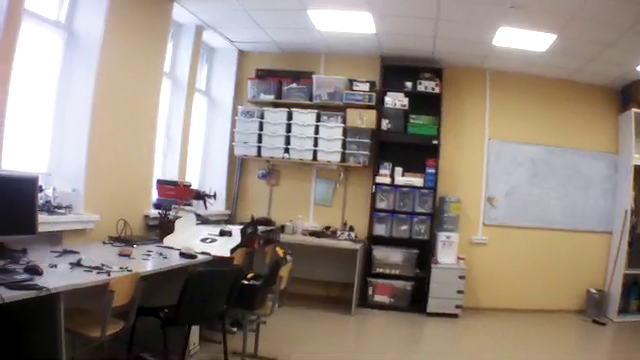
#> input picture tests/test_imgs/drone_dataset/test0.png, 640 x 360 px, found by its file name; its folder holds 4 pictures in this run
$ python check_pairwise.py   (Python 2 division)
#> lines starting #> are read from the running program, lines starting #| are printed output that depends on the picture
#> further down, img1 is the input picture: shape (360, 640, 3); mean B, G, R 125.5, 135.1, 146.8
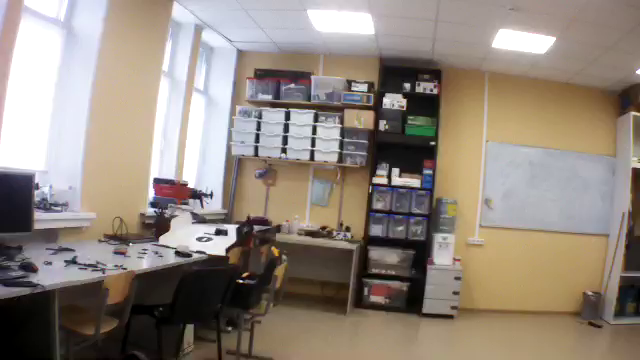
#> input picture tests/test_imgs/drone_dataset/test1.png, 640 x 360 px, found by its file name
#> further down, img2 is the input picture: shape (360, 640, 3); mean B, G, R 124.4, 134.6, 145.7
#!/usr/bin/env python
import cv2
import numpy as np
from itertools import compress
import time
t = time.time()

''' Additional information can be found at
https://docs.opencv.org/3.0-beta/doc/py_tutorials/py_feature2d/py_feature_homography/py_feature_homography.html'''

def check_pairwise(img1,img2):
    gray1 = cv2.cvtColor(img1, cv2.COLOR_BGR2GRAY)
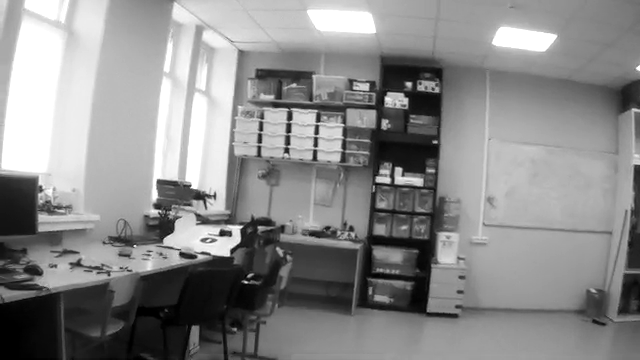
#> gray1: shape (360, 640); min 0, max 255, mean 137.5
    gray2 = cv2.cvtColor(img2, cv2.COLOR_BGR2GRAY)
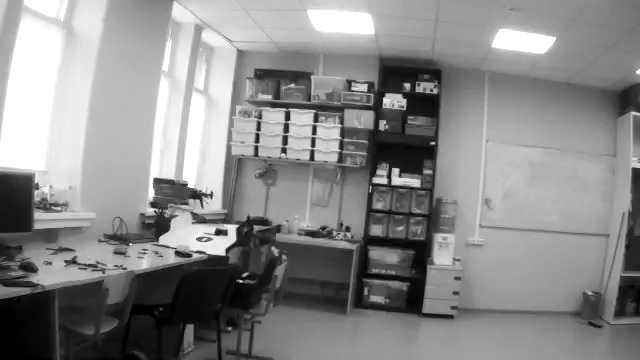
#> gray2: shape (360, 640); min 0, max 255, mean 136.8

    dist = np.array([[-0.40538686, 0.18274696, 0.00449549, -0.00054929, 0.06070349]])
    newcameramtx=np.array([[ 394.83410645,    0.,          304.59488242],
                        [   0.,          394.50994873,  178.66114884],
                        [   0.,            0.,            1.        ]])

    mtx = np.array([[ 482.05945726,    0.,          305.34544298],
                    [   0.,          479.77705725,  176.55010834],
                    [   0.,            0.,            1.        ]])
    gray1 = cv2.undistort(gray1, mtx, dist, None, newcameramtx)
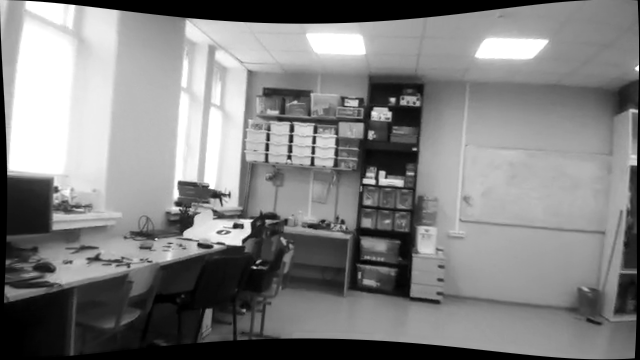
#> gray1: shape (360, 640); min 0, max 255, mean 128.6
    gray2 = cv2.undistort(gray2, mtx, dist, None, newcameramtx)
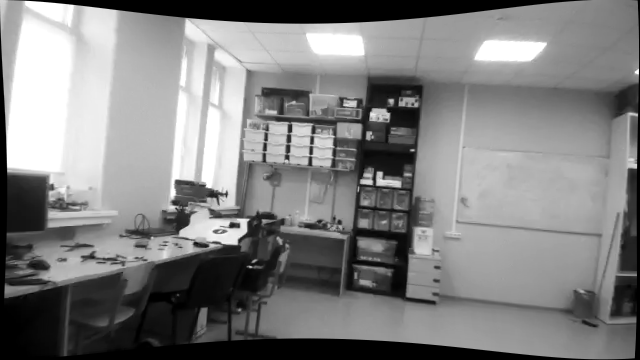
#> gray2: shape (360, 640); min 0, max 255, mean 127.9

#> (the run stopped early here; a loop or call above may not have finished)
